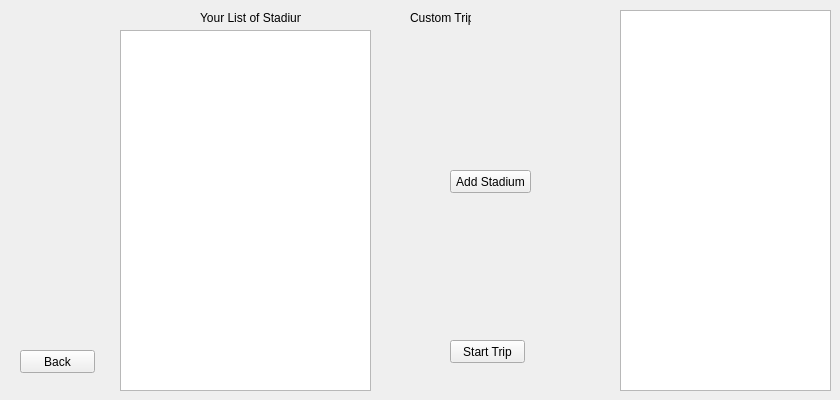
    <widget class="QWidget" name="CustomTrip4">
     <widget class="QLabel" name="label_5">
      <property name="geometry">
       <rect>
        <x>410</x>
        <y>10</y>
        <width>61</width>
        <height>16</height>
       </rect>
      </property>
      <property name="text">
       <string>Custom Trip</string>
      </property>
     </widget>
     <widget class="QPushButton" name="C_BackB">
      <property name="geometry">
       <rect>
        <x>20</x>
        <y>350</y>
        <width>75</width>
        <height>23</height>
       </rect>
      </property>
      <property name="text">
       <string>Back</string>
      </property>
     </widget>
     <widget class="QTableWidget" name="CTripTable">
      <property name="geometry">
       <rect>
        <x>620</x>
        <y>10</y>
        <width>211</width>
        <height>381</height>
       </rect>
      </property>
     </widget>
     <widget class="QPushButton" name="C_AddB">
      <property name="geometry">
       <rect>
        <x>450</x>
        <y>170</y>
        <width>81</width>
        <height>23</height>
       </rect>
      </property>
      <property name="text">
       <string>Add Stadium</string>
      </property>
     </widget>
     <widget class="QTableWidget" name="CYourTable">
      <property name="geometry">
       <rect>
        <x>120</x>
        <y>30</y>
        <width>251</width>
        <height>361</height>
       </rect>
      </property>
     </widget>
     <widget class="QLabel" name="label_18">
      <property name="geometry">
       <rect>
        <x>200</x>
        <y>10</y>
        <width>101</width>
        <height>16</height>
       </rect>
      </property>
      <property name="text">
       <string>Your List of Stadiums</string>
      </property>
     </widget>
     <widget class="QPushButton" name="C_StartB">
      <property name="geometry">
       <rect>
        <x>450</x>
        <y>340</y>
        <width>75</width>
        <height>23</height>
       </rect>
      </property>
      <property name="text">
       <string>Start Trip</string>
      </property>
     </widget>
    </widget>
